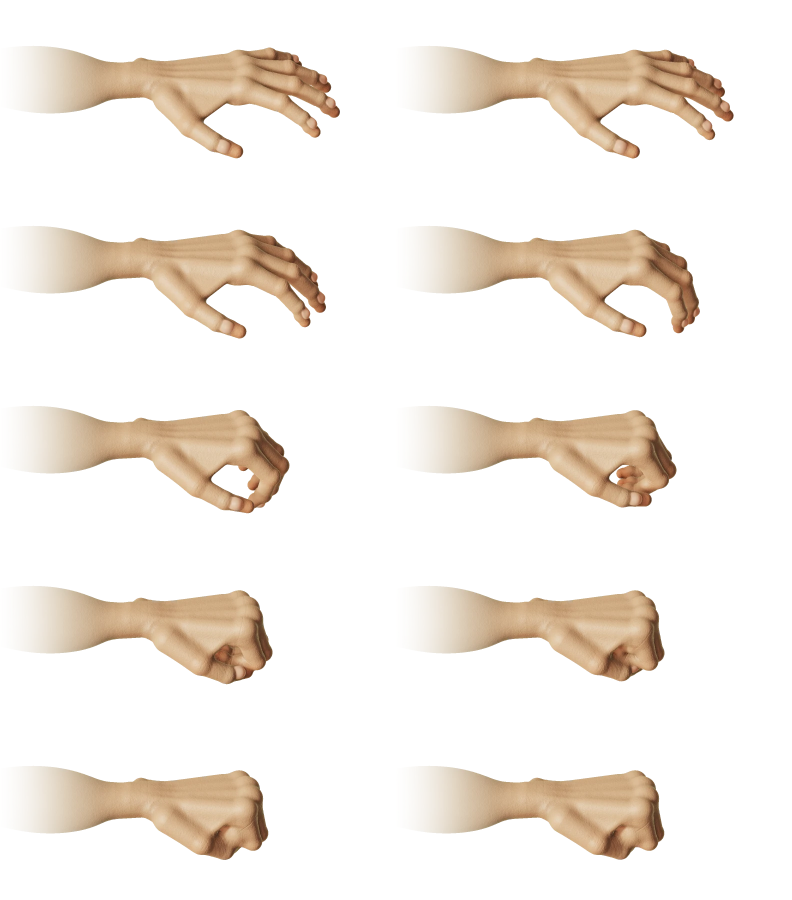
#> input picture alpha-1/src/grafiki/dlon/dlon-anielska.webp, 1584 x 1800 px (shown at 1/2 size)
$ python -i rycina.py   (imports and definitions only)
#> lines starting #> are read from the running program, lines starting #| are printed output that depends on the picture; after the words box and inside, x2 and y2 are one past the last pixel; in counts of white or black regions, pixels touching at a corner belong together
#> in rycina, im0 is the input picture: PIL image 1584x1800 RGBA; mean R, G, B, A 54.1, 46.8, 38.7, 53.3
#!/usr/bin/env python3
# Oprawa walki, etap 5 (docs/plan-oprawy-cerber.md): jeden sprite z błyszczącego renderu/naklejki na styl ryciny
# (Gustave Doré, "Piekło"): odbarwienie → jasna baza z palety gry (paleta.json — te same barwy co
# Trzewia.Nastawy.NastawyBarwy.BARWA/FRESK, patrz src/Trzewia.Gra/Visual/Palette.cs) → cień dokłada WYŁĄCZNIE
# kreskowanie (jak w prawdziwym rycie: ciemność to gęstość kreski, nie czarna plama) → ciemny kontur 2 px zamiast
# jasnej/białej obwódki.
#
# Krew i żar/ogień NIE idą przez zwykłą (neutralną) rampę barw — mają własne, bo to one niosą kolor w świecie,
# który poza tym jest prawie monochromatyczny (zasada BARWA: "nic nie świeci kolorem, którego nie ma w świecie").
#
# Użycie:
#   python3 rycina.py WEJŚCIE.webp WYJŚCIE.png [--sheet ARKUSZ.png] [--no-hatch] [--render] [--bez-konturu]
#   python3 rycina.py --batch LISTA.txt KATALOG_WE KATALOG_WY [--render] [--bez-konturu]
# --render: dla błyszczących renderów 3D bez własnej kreski (Cerber) — mocniejsze progi kreskowania niż domyślne
#           (dla już-gotowych, płasko cieniowanych sprite'ów, np. ludzi).
# --bez-konturu (22.11, ludzie): bez żadnego obramowania — ani ciemnego konturu, ani jasnej obwódki z oryginału.
#           Tak powstały dane/grafika/duszki-rycina/*.webp ludzi (z katalogu trzewia-cs):
#           python3 tools/ink-pipeline/rycina.py --batch tools/ink-pipeline/ludzie.txt dane/grafika/duszki \
#               dane/grafika/duszki-rycina --bez-konturu
import json
import re
import sys
from pathlib import Path

import numpy as np
from PIL import Image, ImageFilter

TU = Path(__file__).parent
# [1 line not run here, left out]


def hex_rgb(h):
    h = h.lstrip("#")
    return np.array([int(h[i : i + 2], 16) for i in (0, 2, 4)], dtype=np.float64)


# [1 line that did not run here, left out]

# Rampy BAZY (bez kreskowania): tylko górna połowa jasności — reszta ciemności idzie z kreski, nie z koloru.
# [1 line that did not run here, left out]
# [1 line that did not run here, left out]
# [1 line that did not run here, left out]


# [8 lines left out: function rampa_na, not called in this run]


def odbarw(im: Image.Image, nasycenie=0.22) -> tuple:
    """Krok 1+2: baza w tonach z palety (jasna połowa — cień dokłada kreska) + mapa jasności ORYGINAŁU (do kreski)."""
#> called with nasycenie = 0.22
    rgba = np.asarray(im.convert("RGBA"), dtype=np.float64)
    r, g, b, a = rgba[..., 0], rgba[..., 1], rgba[..., 2], rgba[..., 3]
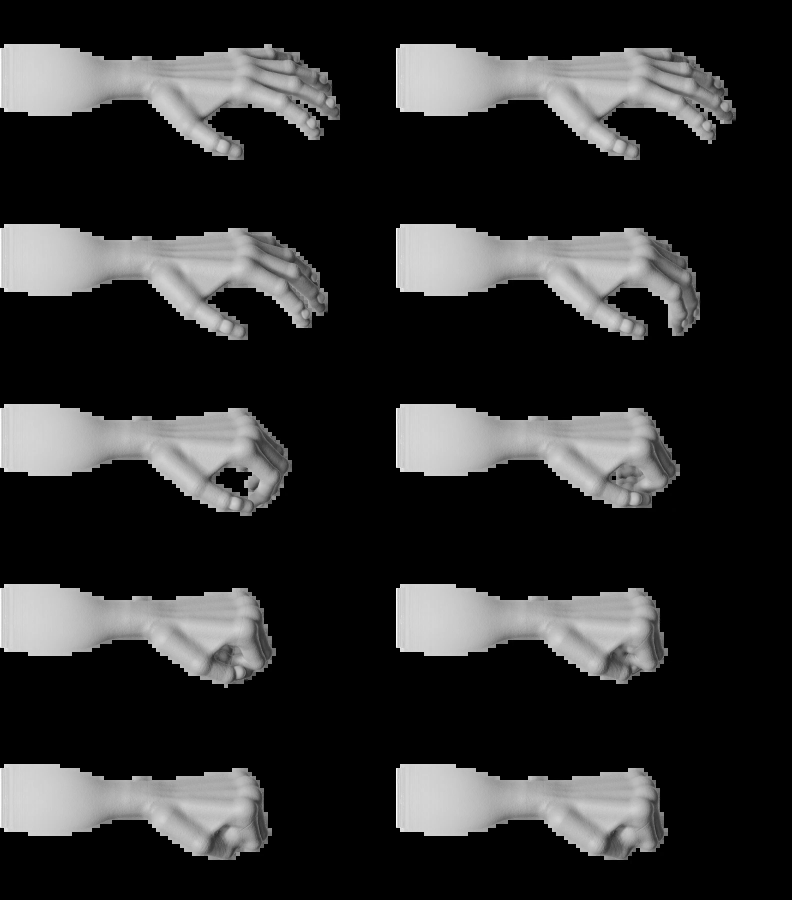
#> g: shape (1800, 1584) float64 (shown at 1/2 size); min 0, max 255, mean 46.8
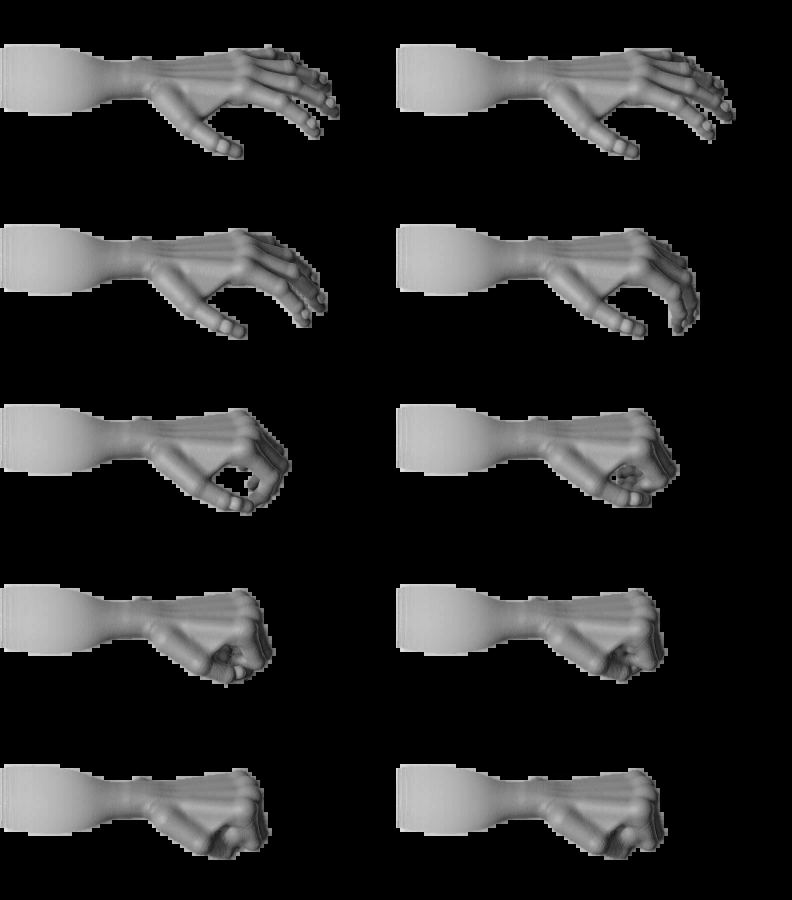
#> b: shape (1800, 1584) float64 (shown at 1/2 size); min 0, max 255, mean 38.7
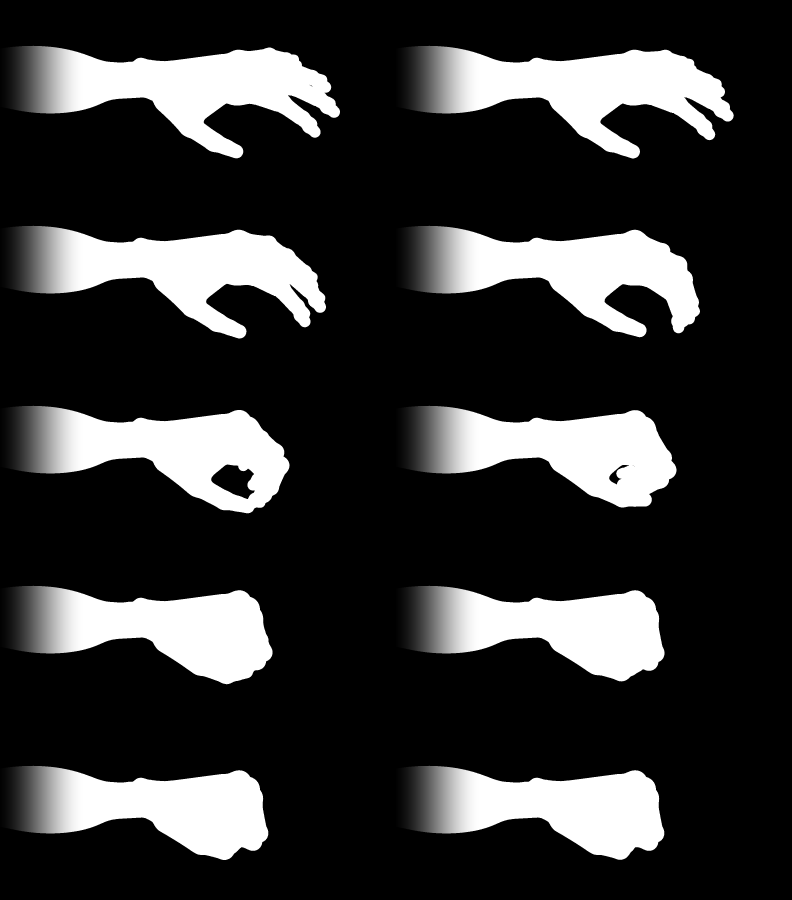
#> a: shape (1800, 1584) float64 (shown at 1/2 size); min 0, max 255, mean 53.3
    mx, mn = np.maximum(np.maximum(r, g), b), np.minimum(np.minimum(r, g), b)
    v = mx / 255
    s = np.where(mx > 0, (mx - mn) / np.maximum(mx, 1e-6), 0)
    # odcień (stopnie): wzór HSV bez pętli (wektorowo)
    h = np.zeros_like(v)
    delta = np.maximum(mx - mn, 1e-6)
    rmax, gmax, bmax = (mx == r), (mx == g) & ~(mx == r), (mx == b) & ~(mx == r) & ~(mx == g)
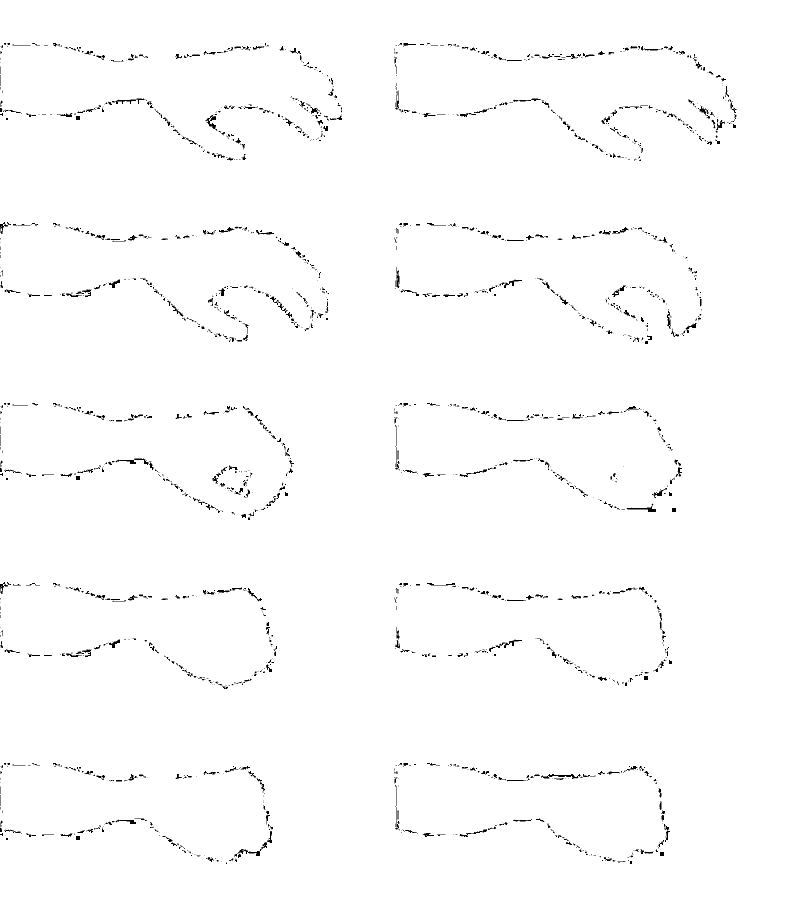
#> rmax: shape (1800, 1584) bool (shown at 1/2 size); 98.8% white; black in thin lines or dots, all inside (x1, y1, x2, y2) = (0, 86, 1473, 1728)
    h = np.where(rmax, ((g - b) / delta) % 6, h)
    h = np.where(gmax, (b - r) / delta + 2, h)
    h = np.where(bmax, (r - g) / delta + 4, h)
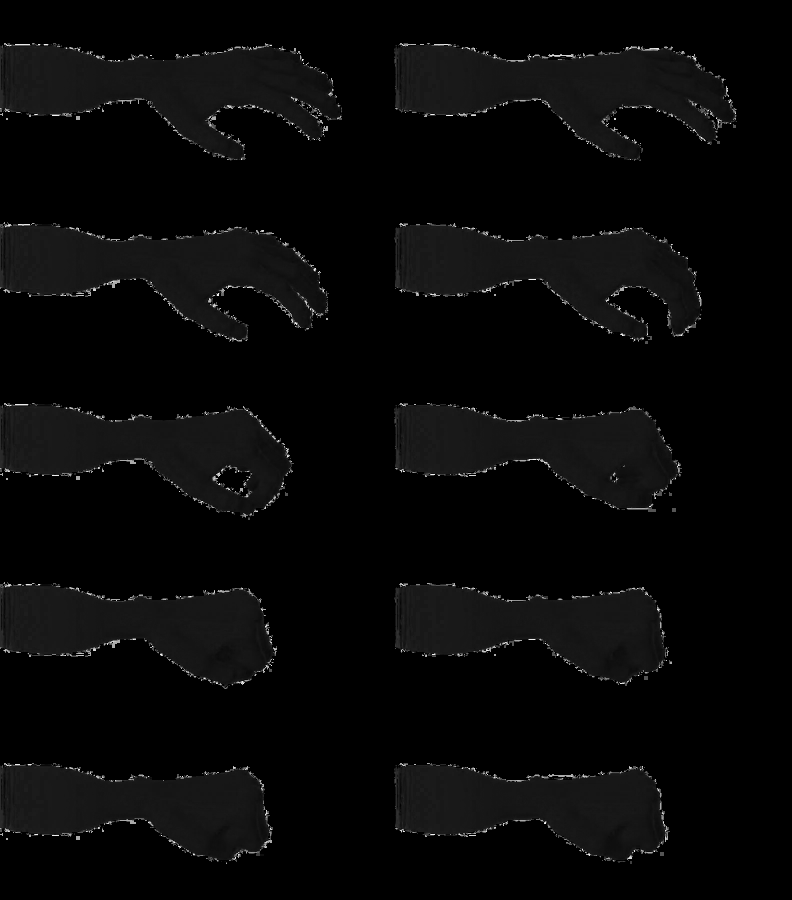
#> h: shape (1800, 1584) float64 (shown at 1/2 size); min 0, max 5.94, mean 0.187; drawn with min black and max white
    h = h * 60
    krew_m = (s > 0.38) & ((h >= 330) | (h <= 18))
#> krew_m: shape (1800, 1584) bool; 0.47% white; 1094 white regions (927 under 20 px), largest, box (x1, y1, x2, y2) and area: (1096, 1554, 1144, 1560) 196, (1096, 114, 1144, 120) 144, (1304, 992, 1312, 1014) 137
    ogien_m = (s > 0.42) & (v > 0.28) & (h > 18) & (h <= 65)
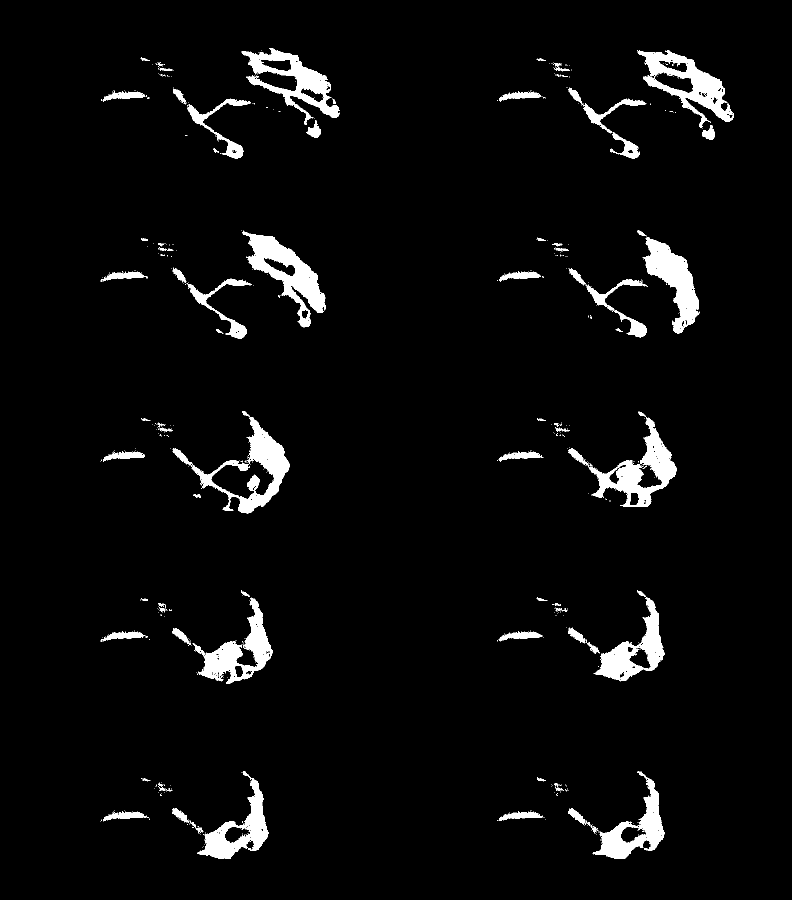
#> ogien_m: shape (1800, 1584) bool (shown at 1/2 size); 4% white; 590 white regions (515 under 20 px), largest, box (x1, y1, x2, y2) and area: (485, 461, 651, 655) 10389, (345, 823, 580, 1027) 10240, (1137, 835, 1353, 1014) 10079
    # baza na pełnym zakresie jasności — ton sam w sobie musi być poprawny nawet bez kreski (niektóre sprite'y,
    # płasko cieniowane, prawie jej nie dostają — zob. kreskuj()); kreska to tekstura NAD tonem, nie jedyny nośnik cienia
#> (the run stopped early here; a loop or call above may not have finished)

$ run again, on alpha-1/src/grafiki/dlon/dlon-tarcza.webp
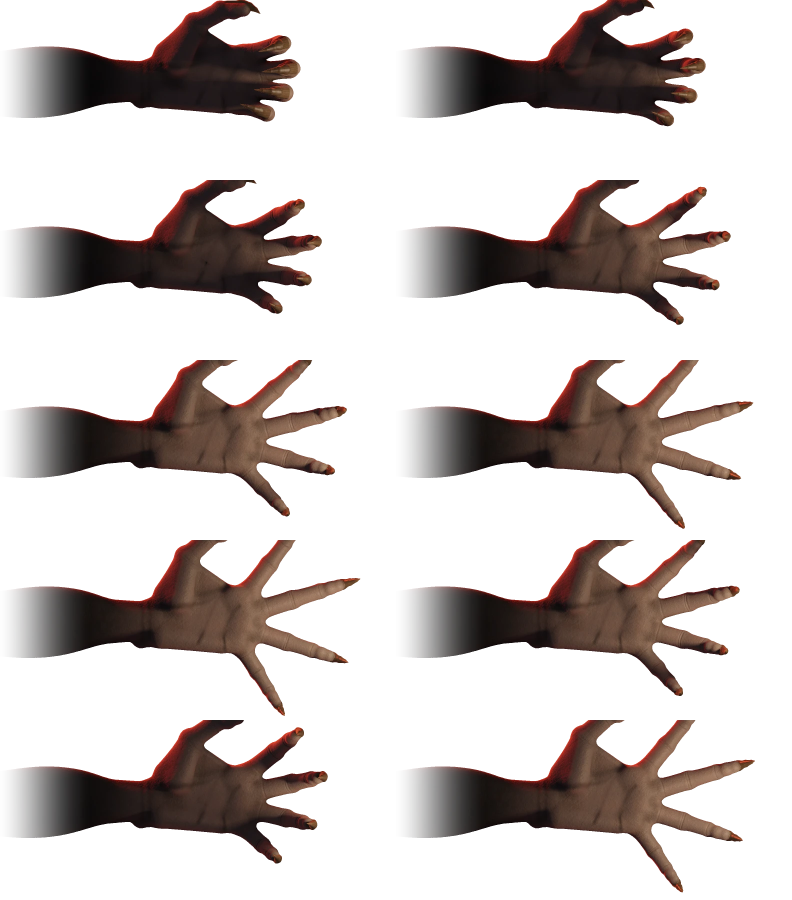
#> input picture alpha-1/src/grafiki/dlon/dlon-tarcza.webp, 1584 x 1800 px (shown at 1/2 size)
#> in rycina, im0 is the input picture: PIL image 1584x1800 RGBA; mean R, G, B, A 20.9, 14, 11.9, 67.1
#> in odbarw, `rmax, gmax, bmax = (mx == r), (mx == g) & ~(mx == r), (mx == b) & ~(mx..`:
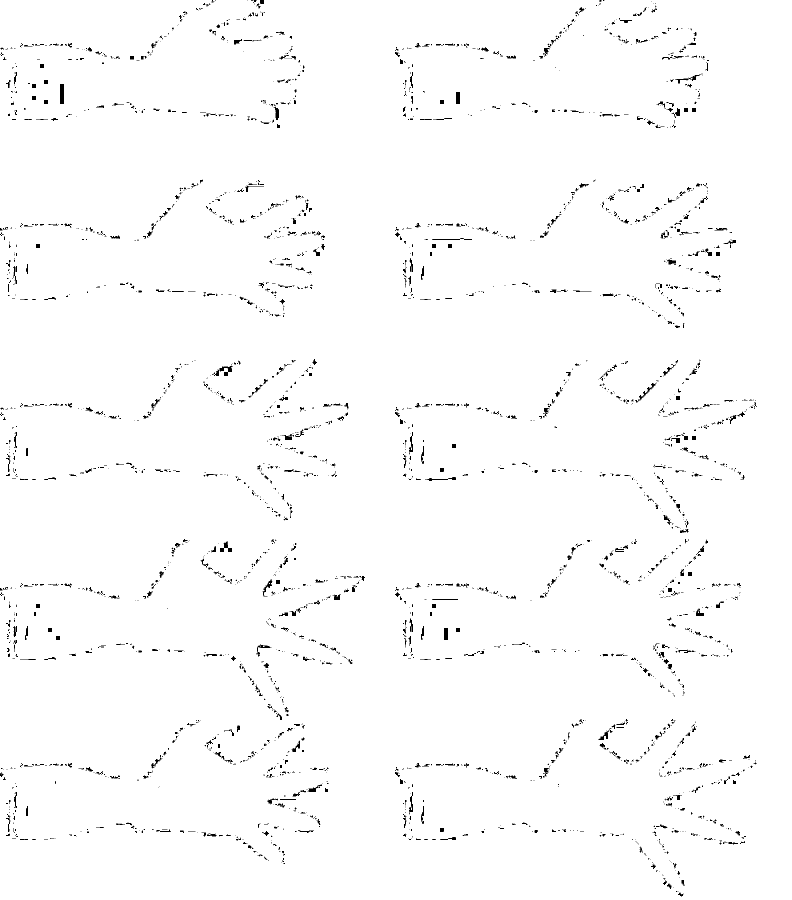
#> rmax: shape (1800, 1584) bool (shown at 1/2 size); 98.5% white; 2696 black regions (1996 under 20 px), largest, box (x1, y1, x2, y2) and area: (424, 732, 465, 752) 327, (120, 168, 128, 208) 320, (1270, 765, 1313, 805) 226
#> gmax: shape (1800, 1584) bool; 1.1% white in thin lines or dots
#> bmax: shape (1800, 1584) bool; 0.45% white in thin lines or dots
#> krew_m: shape (1800, 1584) bool; 9.9% white; 3366 white regions (3010 under 20 px), largest, box (x1, y1, x2, y2) and area: (793, 719, 1370, 1058) 17459, (793, 1439, 1366, 1786) 17312, (0, 719, 477, 945) 15364
#> in odbarw, `ogien_m = (s > 0.42) & (v > 0.28) & (h > 18) & (h <= 65)`:
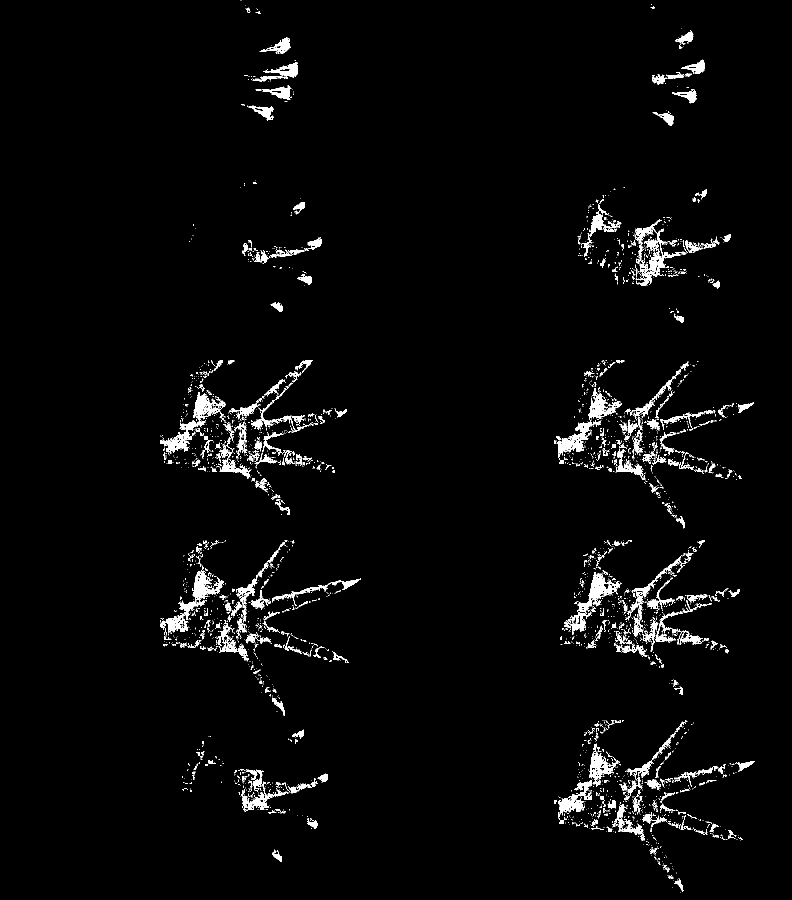
#> ogien_m: shape (1800, 1584) bool (shown at 1/2 size); 2.7% white; 3124 white regions (2743 under 20 px), largest, box (x1, y1, x2, y2) and area: (320, 784, 451, 908) 3146, (330, 1141, 448, 1266) 3097, (1128, 1144, 1241, 1270) 2855
